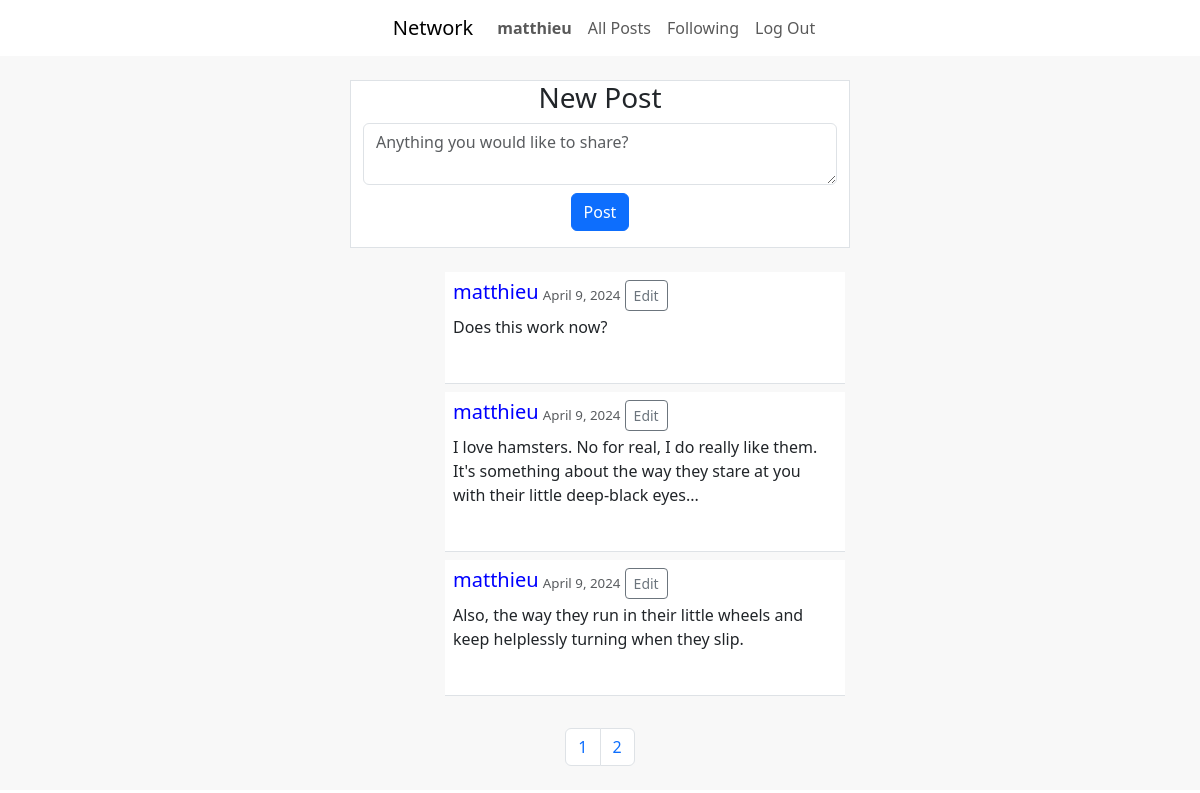
The page /?page_number=2 (signed in) on the database its author committed.
### network/models.py (models this page shows, shortened)
class User(AbstractUser):
    follows = models.ManyToManyField('self', symmetrical=False, related_name='follower', blank=True)
    photo_url = models.URLField(default="https://cdn.pixabay.com/photo/2015/10/05/22/37/blank-profile-picture-973460_960_720.png")
    def __str__(self):
        return self.username

class Post(models.Model):
    content = models.TextField(max_length= 500)
    creation_date = models.DateField(default=timezone.now().date())
    creation_time = models.TimeField(default=timezone.now().time())
    user = models.ForeignKey(User, on_delete=models.CASCADE, related_name="posts")

### network/views.py (the view, shortened to what this page needs)
# urls.py: path("", views.index, name="index"),
def index(request):
    if not request.user.is_authenticated:
        return HttpResponseRedirect(reverse('login'))
    if request.user.is_authenticated:
        posts = Post.objects.order_by("-creation_date", "-creation_time")
        paginator = Paginator(posts, 10)
        pages_total = paginator.count
        if request.GET.get('ajax') == 'True':
            data = json.loads(request.body)
            page_number = data.get("page_number")
            return JsonResponse({"message":"page number received"})
        if request.method == 'GET':
            user = request.user
            postform = PostForm()
            page_number = request.GET.get("page_number", 1)
            return render(request, "network/index.html",{
                "postform":postform,
                "recent_posts":paginator.page(page_number),
                "user":user,
                "paginator":paginator,
                "pages_total":pages_total,
            })

### network/forms.py (shortened to what this page needs)
class PostForm(forms.Form):
    content = forms.CharField(widget=forms.Textarea(attrs={'class': 'form-control mb-2',
                                                            'cols': 10,
                                                            'rows': 2,
                                                            'placeholder' : 'Anything you would like to share?'
                                                            }),
                            max_length= 500)

### network/templates/network/index.html (shortened to what this page needs)
{% extends "network/layout.html" %}
{% block body %}
    <div class ="container-fluid">
        <div class="row justify-content-center text-center mb-4 " >
            <div id="new-post" class="col-5 border mt-4">
                <h3>New Post</h3>
                <form action="" method="post">
                {{postform.content}}
                    <button type="submit" class="btn btn-primary mb-3" value="Submit">Post</button>
                </form>
            </div>
        </div>
        {% for post in recent_posts %}
            <div class="row justify-content-center text-left-aligned mb-2 border-2">
                <div class="img-div col-1"><img class="img-fluid rounded-circle" src="{{post.user.photo_url}}" alt=""></div>
                <div class="post-div border-bottom col-4 ms-0 ps-2 pt-2 pb-3">
                    <a class="custom-link" href="{{post.user.username}}"><h5 id="{{post.user}}">{{post.user}}</h5></a>
                    <span class="post-date text-muted"> {{post.creation_date}}</span>
                    {% if user == post.user %}
                    <button data-user-id="{{post.user.id}}" class="edit-button btn btn-outline-secondary btn-sm">Edit</button>
                    {% endif %}
                    <p class="text-break mt-1 mb-1">{{post.content}}</p>
                        <div>
                            <button class="like_button p-1 btn" data-user-id="{{user.id}}" data-post-id="{{post.id}}"></button>
                        </div>
                </div>
            </div>
        {% endfor %}
        <nav id="pagination">
            <ul class="pagination justify-content-center">
              {% for page in paginator %}
              <li id="{{page.number}}" class="page-item mb-4 mt-4"><a class="page-link" href="{% url 'index' %}?page_number={{ page.number }}">{{page.number}}</a></li>
              {% endfor %}
            </ul>
          </nav>
    </div>
{% endblock %}

### network/templates/network/layout.html (shortened to what this page needs)
{% load static %}
<!DOCTYPE html>
<html lang="en">
    <head>
        <link href="{% static 'network/node_modules/bootstrap/dist/css/bootstrap.min.css' %}" rel="stylesheet">
        <link href="https://cdn.jsdelivr.net/npm/bootstrap-icons/font/bootstrap-icons.css" rel="stylesheet">
        <link href="{% static 'network/styles.css' %}" rel="stylesheet">
    </head>
    <body>
        <nav class="navbar navbar-expand-lg justify-content-center">
            <a class="navbar-brand ms-3 " href="#">Network</a>
                <ul class="navbar-nav mr-auto">
                {% if user.is_authenticated %}
                    <li class="nav-item">
                        <a class="nav-link" href="{{user.username}}"><strong>{{ user.username }}</strong></a>
                    </li>
                {% endif %}
                <li class="nav-item">
                    <a class="nav-link" href="{% url 'index' %}">All Posts</a>
                </li>
                {% if user.is_authenticated %}
                    <li class="nav-item">
                        <a class="nav-link" href="{% url 'following' %}">Following</a>
                    </li>
                    <li class="nav-item">
                        <a class="nav-link" href="{% url 'logout' %}">Log Out</a>
                    </li>
                {% endif %}
                </ul>
            </nav>
        <div class="body">
            {% block body %}
            {% endblock %}
        </div>
    </body>
</html>

### network/static/network/styles.css (style rules this page uses)
a.custom-link { text-decoration: none; color: blue; }
h5 { display: inline; }
div.post-div { background-color: white; }
div.container-fluid { background-color: rgb(248, 248, 248); }
#new-post { background-color: white; }
.post-date { font-size: smaller; }
div.img-div { width: 90px; }

### rows shown on the page
User: username "matthieu"
Post: user "matthieu", creation_date "April 9, 2024", content "Does this work now?"
Post: user "matthieu", creation_date "April 9, 2024", content "I love hamsters. No for real, I do really like them. It's something about the way they stare at you with their little deep-black eyes..."
Post: user "matthieu", creation_date "April 9, 2024", content "Also, the way they run in their little wheels and keep helplessly turning when they slip."

### other values the page prints
{{ page.number }} "1" "2"
